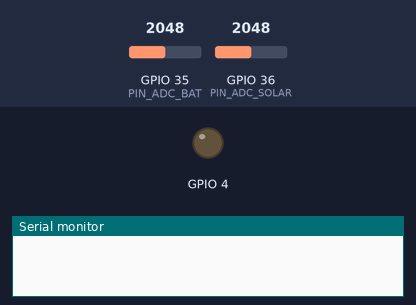
Recording of a sketch running on a simulated ESP32. Parts: output pins drawn as LEDs (lit = HIGH), the last lines printed to the serial monitor. Inputs (shaded band) come from the test bench; at power-on: GPIO 35 (PIN_ADC_BAT) = 2048, GPIO 36 (PIN_ADC_SOLAR) = 2048. Uploads are accepted with an empty reply; raw I2C reads return 0; pins used as bus, display or sensor lines are not drawn. At 12.7 s the program puts the board to deep sleep or switches it off; the recording ends there.

Above: at 0.1 s.
At 2.1 s:
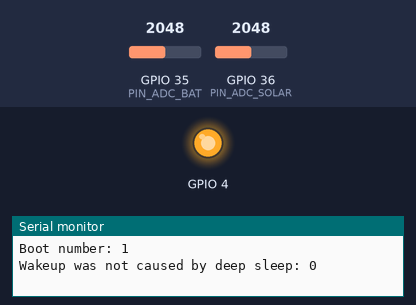
Timing chart, 0 to 3.6 s (numbered marks = the images above):
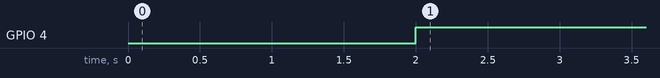

The sketch:

TimerWakeUp.ino
```cpp
// Your GPRS credentials (leave empty, if not needed)
const char apn[]      = "data.lycamobile.mk"; // APN (example: internet.vodafone.pt) use https://wiki.apnchanger.org
const char gprsUser[] = "lmmk"; // GPRS User
const char gprsPass[] = "plus"; // GPRS Password

// SIM card PIN (leave empty, if not defined)
const char simPIN[]   = "";

// Server details
// The server variable can be just a domain name or it can have a subdomain. It depends on the service you are using
const char server[] = "daffer.mk"; // domain name: example.com, maker.ifttt.com, etc
const char resource[] = "/post-data.php";         // resource path, for example: /post-data.php
const int  port = 80;                             // server port number

// Keep this API Key value to be compatible with the PHP code provided in the project page.
// If you change the apiKeyValue value, the PHP file /post-data.php also needs to have the same key
String apiKeyValue = "JUlzGXNaj7BJe";

// TTGO T-Call pins
#define UART_BAUD   9600


// Set serial for debug console (to Serial Monitor, default speed 115200)
#define SerialMon Serial
// Set serial for AT commands (to SIM800 module)
#define SerialAT Serial1

// Configure TinyGSM library
#define TINY_GSM_MODEM_SIM7000
#define TINY_GSM_RX_BUFFER 1024 // Set RX buffer to 1Kb

// Define the serial console for debug prints, if needed
//#define DUMP_AT_COMMANDS

#include <Wire.h>


// Define Slave I2C Address
#define SLAVE_ADDR 0x64
#define TEMP_REGISTER 1
#define HUM_REGISTER 2
#define PM25_REGISTER 3
#define PM10_REGISTER 4

// Define Slave answer size
#define ANSWERSIZE_DHT 8
#define ANSWERSIZE_SDS 32

#define ARDUINO_POWER_PIN 33

#define PIN_ADC_BAT 35
#define PIN_ADC_SOLAR 36
#define ADC_BATTERY_LEVEL_SAMPLES 100

uint16_t v_bat = 0;
uint16_t v_solar = 0;


#include <TinyGsmClient.h>

#ifdef DUMP_AT_COMMANDS
  #include <StreamDebugger.h>
  StreamDebugger debugger(SerialAT, SerialMon);
  TinyGsm modem(debugger);
#else
  TinyGsm modem(SerialAT);
#endif

// TinyGSM Client for Internet connection
TinyGsmClient client(modem);

#define uS_TO_S_FACTOR 1000000ULL  /* Conversion factor for micro seconds to seconds */
#define TIME_TO_SLEEP  540        /* Time ESP32 will go to sleep (in seconds) */

RTC_DATA_ATTR int bootCount = 0;

/*
Method to print the reason by which ESP32
has been awaken from sleep
*/
void print_wakeup_reason(){
  esp_sleep_wakeup_cause_t wakeup_reason;

  wakeup_reason = esp_sleep_get_wakeup_cause();

  switch(wakeup_reason)
  {
    case ESP_SLEEP_WAKEUP_EXT0 : SerialMon.println("Wakeup caused by external signal using RTC_IO"); break;
    case ESP_SLEEP_WAKEUP_EXT1 : SerialMon.println("Wakeup caused by external signal using RTC_CNTL"); break;
    case ESP_SLEEP_WAKEUP_TIMER : SerialMon.println("Wakeup caused by timer"); break;
    case ESP_SLEEP_WAKEUP_TOUCHPAD : SerialMon.println("Wakeup caused by touchpad"); break;
    case ESP_SLEEP_WAKEUP_ULP : SerialMon.println("Wakeup caused by ULP program"); break;
    default : Serial.printf("Wakeup was not caused by deep sleep: %d\n",wakeup_reason); break;
    delay(500);
  }
}

void read_adc_bat(uint16_t *voltage)
{
  uint32_t in = 0;
  for (int i = 0; i < ADC_BATTERY_LEVEL_SAMPLES; i++)
  {
    in += (uint32_t)analogRead(PIN_ADC_BAT);
  }
  in = (int)in / ADC_BATTERY_LEVEL_SAMPLES;

  uint16_t bat_mv = ((float)in / 4096) * 3600 * 2;

  *voltage = bat_mv;
}

void read_adc_solar(uint16_t *voltage)
{
  uint32_t in = 0;
  for (int i = 0; i < ADC_BATTERY_LEVEL_SAMPLES; i++)
  {
    in += (uint32_t)analogRead(PIN_ADC_SOLAR);
  }
  in = (int)in / ADC_BATTERY_LEVEL_SAMPLES;

  uint16_t bat_mv = ((float)in / 4096) * 3600 * 2;

  *voltage = bat_mv;
}


void sendCommand (const byte cmd, const int responseSize)
{
  Wire.beginTransmission(SLAVE_ADDR);
  Wire.write(cmd);
  Wire.endTransmission();

  Wire.requestFrom(SLAVE_ADDR, responseSize);
}  // end of sendCommand

union {
 uint8_t b_temp[4];
 float f_temp;
} temp_data;

union {
 uint8_t b_hum[4];
 float f_hum;
} hum_data;

union {
 uint8_t b_pm25[8];
 float f_pm25;
} pm25_data;

union {
 uint8_t b_pm10[8];
 float f_pm10;
} pm10_data;

float getTemp() {
  sendCommand(2, 4);
  while(Wire.available()){
    for(uint8_t i = 0; i < 4; i++){
      temp_data.b_temp[i] = Wire.read();
    }
  }
  return temp_data.f_temp;
}

float getHum() {
  sendCommand(3, 4);
  while(Wire.available()){
    for(uint8_t i = 0; i < 4; i++){
      hum_data.b_hum[i] = Wire.read();
    }
  }
  return hum_data.f_hum;
}

float getPm25() {
  sendCommand(4, 8);
  while(Wire.available()){
    for(uint8_t i = 0; i < 8; i++){
      pm25_data.b_pm25[i] = Wire.read();
    }
  }
  return pm25_data.f_pm25;
}

float getPm10() {
  sendCommand(5, 8);
  while(Wire.available()){
    for(uint8_t i = 0; i < 8; i++){
      pm10_data.b_pm10[i] = Wire.read();
    }
  }
  return pm10_data.f_pm10;
}


void setup(){
  pinMode(ARDUINO_POWER_PIN, OUTPUT);
  digitalWrite(ARDUINO_POWER_PIN, HIGH);
  Wire.begin();
  SerialMon.begin(9600);
  delay(1000); //Take some time to open up the Serial Monitor

  //Increment boot number and print it every reboot
  ++bootCount;
  SerialMon.println("Boot number: " + String(bootCount));

  //Print the wakeup reason for ESP32
  print_wakeup_reason();

  pinMode(4, OUTPUT);
  digitalWrite(4, LOW);
  delay(1000);
  digitalWrite(4, HIGH);


  pinMode(PIN_ADC_BAT, INPUT);
  pinMode(PIN_ADC_SOLAR, INPUT);


  String name = modem.getModemName();
  delay(500);
  SerialMon.println("Modem Name: " + name);


  String modemInfo = modem.getModemInfo();
  delay(500);
  SerialMon.println("Modem Info: " + modemInfo);


  // Set GSM module baud rate and UART pins
  SerialAT.begin(UART_BAUD, SERIAL_8N1, 26, 27);
  delay(3000);

  // Restart SIM800 module, it takes quite some time
  // To skip it, call init() instead of restart()
  SerialMon.println("Initializing modem...");
  modem.restart();
  // use modem.init() if you don't need the complete restart

  // Unlock your SIM card with a PIN if needed
  if (strlen(simPIN) && modem.getSimStatus() != 3 ) {
    modem.simUnlock(simPIN);
  }


  int   year3    = 0;
  int   month3   = 0;
  int   day3     = 0;
  int   hour3    = 0;
  int   min3     = 0;
  int   sec3     = 0;
  float timezone = 0;
  for (int8_t i = 5; i; i--) {
    SerialMon.println("Requesting current network time");
    if (modem.getNetworkTime(&year3, &month3, &day3, &hour3, &min3, &sec3,
                             &timezone)) {
        SerialMon.println(hour3);

    }
  }

  /*
  First we configure the wake up source
  We set our ESP32 to wake up every 5 seconds
  */
  if(hour3 >= 17){
     esp_sleep_enable_timer_wakeup(3600 * uS_TO_S_FACTOR);
  }else{
      esp_sleep_enable_timer_wakeup(TIME_TO_SLEEP * uS_TO_S_FACTOR);
  }

  SerialMon.println("Setup ESP32 to sleep for every " + String(TIME_TO_SLEEP) +
  " Seconds");

  read_adc_bat(&v_bat);
  read_adc_solar(&v_solar);
  SerialMon.println("Get sensor data");
  String temp = String(getTemp());
  String hum = String(getHum());
  String pm25 = String(getPm25());
  String pm10 = String(getPm10());
  String v_sol_str = String(v_solar);
  String v_bat_str = String(v_bat);
  SerialMon.println(temp+hum+pm25+pm10+v_sol_str+v_bat_str);

  /*
  Next we decide what all peripherals to shut down/keep on
  By default, ESP32 will automatically power down the peripherals
  not needed by the wakeup source, but if you want to be a poweruser
  this is for you. Read in detail at the API docs
  http://esp-idf.readthedocs.io/en/latest/api-reference/system/deep_sleep.html
  Left the line commented as an example of how to configure peripherals.
  The line below turns off all RTC peripherals in deep sleep.
  */
  //esp_deep_sleep_pd_config(ESP_PD_DOMAIN_RTC_PERIPH, ESP_PD_OPTION_OFF);
  //Serial.println("Configured all RTC Peripherals to be powered down in sleep");

  /*
  Now that we have setup a wake cause and if needed setup the
  peripherals state in deep sleep, we can now start going to
  deep sleep.
  In the case that no wake up sources were provided but deep
  sleep was started, it will sleep forever unless hardware
  reset occurs.
  */
  SerialMon.print("Connecting to APN: ");
  SerialMon.print(apn);
  if (!modem.gprsConnect(apn, gprsUser, gprsPass)) {
    SerialMon.println(" fail");
  }
  else {
    SerialMon.println(" OK");

    SerialMon.print("Connecting to ");
    SerialMon.print(server);
    if (!client.connect(server, port)) {
      SerialMon.println(" fail");
    }
    else {
      SerialMon.println(" OK");

      // Making an HTTP POST request
      SerialMon.println("Performing HTTP POST request...");
      // Prepare your HTTP POST request data (Temperature in Celsius degrees)
      // Prepare your HTTP POST request data (Temperature in Fahrenheit degrees)
      //String httpRequestData = "api_key=" + apiKeyValue + "&value1=" + String(1.8 * bme.readTemperature() + 32)
      //                       + "&value2=" + String(bme.readHumidity()) + "&value3=" + String(bme.readPressure()/100.0F) + "";

      // You can comment the httpRequestData variable above
      // then, use the httpRequestData variable below (for testing purposes without the BME280 sensor)
      //String httpRequestData = "api_key=tPmAT5Ab3j7F9&value1=24.75&value2=49.54&value3=1005.14";

      String httpRequestData = "api_key="+apiKeyValue+"&temp="+temp+"&hum="+hum+"&pm25="+pm25+"&pm10="+pm10+"&vbat="+v_bat_str+"&vsol="+v_sol_str;
      SerialMon.println(httpRequestData);
      //String httpRequestData = "api_key=JUlzGXNaj7BJe&temp=35&hum=50&pm25=8&pm10=10&vbat=4900&vsol=5500";
      client.print(String("POST ") + resource + " HTTP/1.1\r\n");
      client.print(String("Host: ") + server + "\r\n");
      client.println("Connection: close");
      client.println("Content-Type: application/x-www-form-urlencoded");
      client.print("Content-Length: ");
      client.println(httpRequestData.length());
      client.println();
      client.println(httpRequestData);

      unsigned long timeout = millis();
      while (client.connected() && millis() - timeout < 10000L) {
        // Print available data (HTTP response from server)
        while (client.available()) {
          char c = client.read();
          SerialMon.print(c);
          timeout = millis();
        }
      }
      SerialMon.println();

      // Close client and disconnect
      client.stop();
      SerialMon.println(F("Server disconnected"));
      modem.gprsDisconnect();
      SerialMon.println(F("GPRS disconnected"));
      delay(1000);
    }
  }
  sendCommand(6, 4);
  digitalWrite(ARDUINO_POWER_PIN,LOW);
  delay(5000);
  SerialMon.println("Going to sleep now");
  SerialMon.flush();
  esp_deep_sleep_start();
  SerialMon.println("This will never be printed");
}

void loop(){
  //This is not going to be called
}
```

Measured:
- by itself, GPIO 4: LOW → HIGH at 2.0 s
